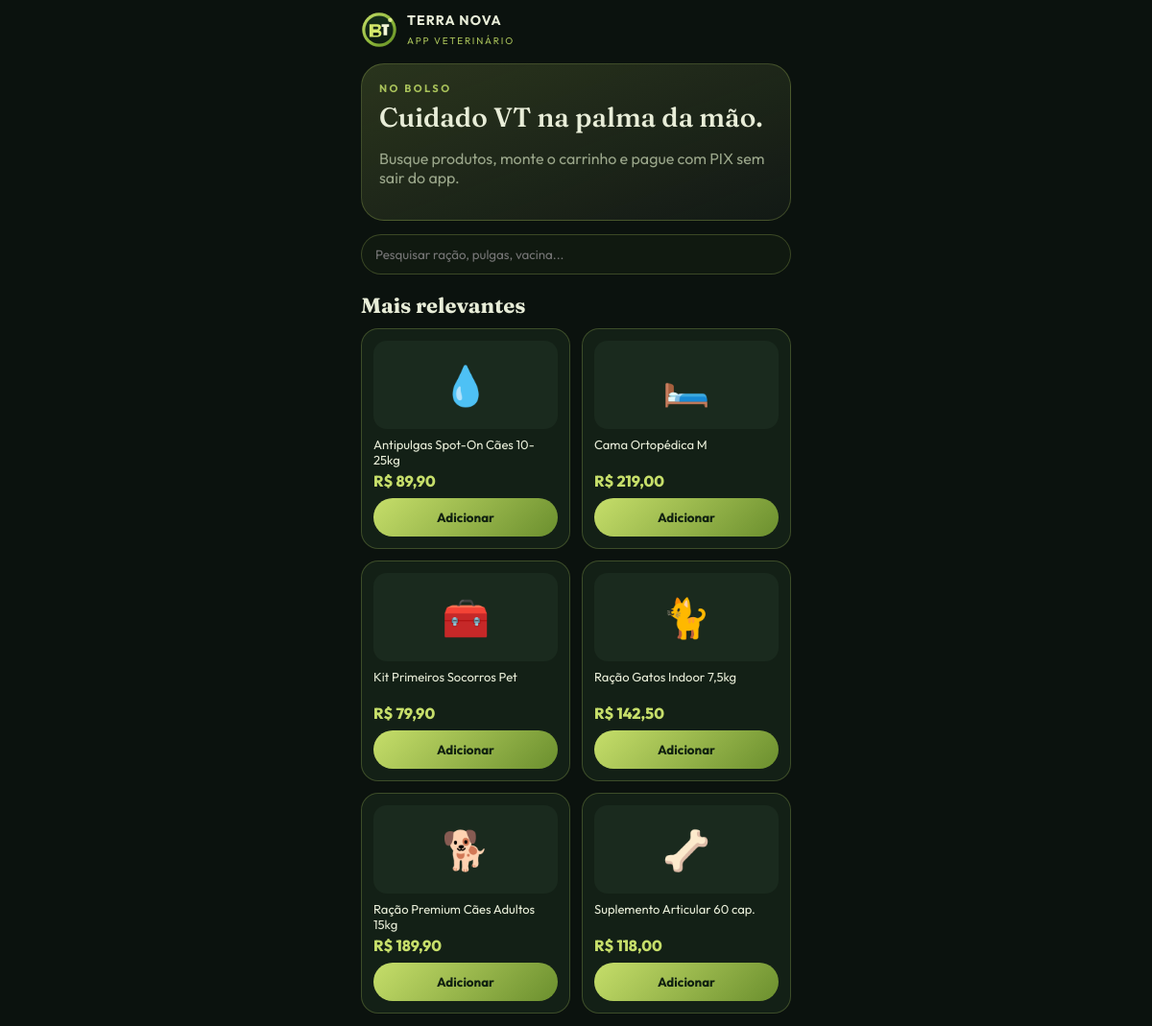
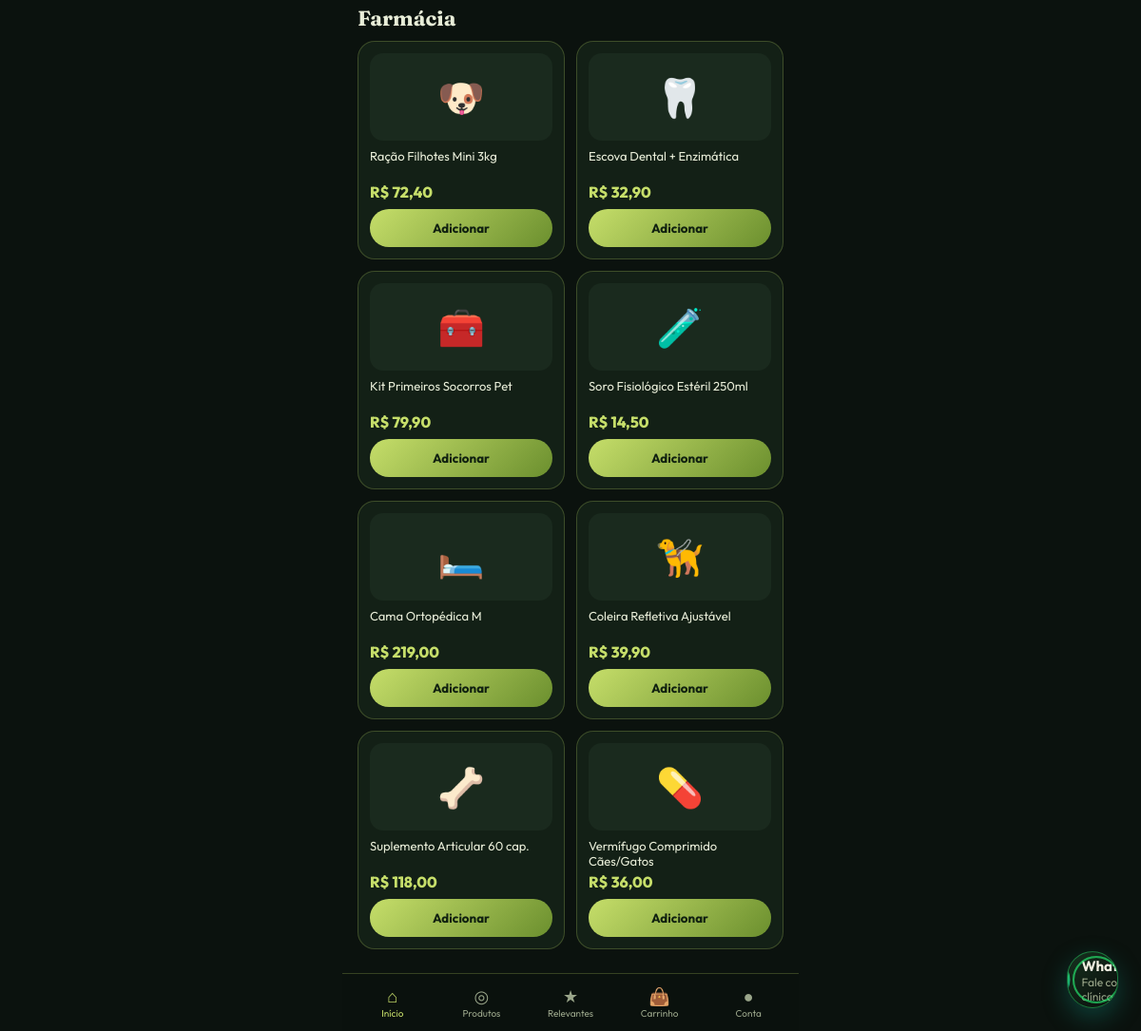
/m/, run on the app's committed database (2 pictures, top to bottom).
### store/models.py (models this page shows, shortened)
class Product(models.Model):
    category = models.ForeignKey(Category, on_delete=models.PROTECT, related_name='products')
    name = models.CharField('Nome', max_length=160)
    slug = models.SlugField(unique=True, blank=True)
    description = models.TextField('Descrição')
    price = models.DecimalField('Preço', max_digits=10, decimal_places=2)
    stock = models.PositiveIntegerField('Estoque', default=0)
    featured = models.BooleanField('Mais relevante', default=False)
    active = models.BooleanField('Ativo', default=True)
    emoji = models.CharField('Emoji', max_length=8, default='🦴')
    accent = models.CharField('Cor de destaque', max_length=16, default='#A8C15A')
    created_at = models.DateTimeField(auto_now_add=True)
    class Meta:
        verbose_name = 'Produto'
        verbose_name_plural = 'Produtos'
        ordering = ['-featured', 'name']

### store/mobile_views.py (the view)
# urls.py: path('m/', mobile_views.app_inicio, name='app_inicio'),
def app_inicio(request):
    _mark_app(request)
    featured = Product.objects.filter(active=True, featured=True)[:6]
    latest = Product.objects.filter(active=True).order_by('-created_at')[:8]
    return render(request, 'mobile/inicio.html', {
        'featured': featured,
        'latest': latest,
        'app_tab': 'inicio',
    })

### store/cart.py (called while the page is built)
def _secret() -> bytes:
    return settings.SECRET_KEY.encode()

def new_token() -> str:
    raw = f'{time.time_ns()}'
    return hmac.new(_secret(), raw.encode(), hashlib.sha256).hexdigest()

def ensure_token(session) -> str:
    token = session.get(TOKEN_KEY)
    if not token:
        token = new_token()
        session[TOKEN_KEY] = token
        session.modified = True
    return token

def get_items(session) -> dict:
    return session.get(CART_KEY, {})

def count(session) -> int:
    return sum(int(q) for q in get_items(session).values())

### store/context_processors.py (called while the page is built)
def cart_context(request):
    items_map = cart.get_items(request.session)
    qty = cart.count(request.session)
    return {
        'cart_count': qty,
        'cart_has_items': qty > 0,
        'cart_ids': list(items_map.keys()),
    }

def brand_context(request):
    number = ''.join(ch for ch in str(getattr(settings, 'CLINIC_WHATSAPP', '5511999999999')) if ch.isdigit()) or '5511999999999'
    msg = quote('Ola TERRA NOVA, vim pelo app.')
    return {
        'clinic_name': getattr(settings, 'CLINIC_NAME', 'TERRA NOVA'),
        'clinic_pix_key': getattr(settings, 'CLINIC_PIX_KEY', ''),
        'clinic_whatsapp': number,
        'whatsapp_url': f'https://wa.me/{number}?text={msg}',
        'meta_description': 'Clínica e farmácia veterinária TERRA NOVA. Produtos, app PWA, carrinho seguro e PIX.',
    }

def push_context(request):
    from . import webpush
    return {'vapid_public_key': webpush.public_key()}

### store/mobile_views.py (called while the page is built)
def _mark_app(request):
    request.session['from_app'] = True

### store/webpush.py (called while the page is built)
def load_vapid():
    env_pub = os.environ.get('VAPID_PUBLIC_KEY', '').strip()
    env_pem = os.environ.get('VAPID_PRIVATE_PEM', '').strip()
    if env_pub and env_pem:
        return env_pub, env_pem.replace('\\n', '\n')
    path = Path(settings.BASE_DIR) / 'terranova' / 'vapid.json'
    if path.exists():
        data = json.loads(path.read_text())
        return data['public_key'], data['private_pem']
    return '', ''

def public_key() -> str:
    return load_vapid()[0]

### templates/mobile/inicio.html (shortened to what this page needs)
{% extends 'mobile/base.html' %}
{% block content %}
<section class="hero-app">
  <div class="kicker">NO BOLSO</div>
  <h1>Cuidado VT na palma da mão.</h1>
  <p class="muted">Busque produtos, monte o carrinho e pague com PIX sem sair do app.</p>
</section>
<form class="search" action="{% url 'store:app_produtos' %}" method="get">
  <input name="q" placeholder="Pesquisar ração, pulgas, vacina...">
</form>
<h2 style="font-family:var(--serif);font-size:22px;margin:18px 0 10px">Mais relevantes</h2>
<div class="grid">
  {% for p in featured %}{% include 'mobile/_card.html' %}{% endfor %}
</div>
<h2 style="font-family:var(--serif);font-size:22px;margin:18px 0 10px">Farmácia</h2>
<div class="grid">
  {% for p in latest %}{% include 'mobile/_card.html' %}{% endfor %}
</div>
{% endblock %}

### templates/mobile/_card.html (shortened to what this page needs)
<article class="card">
  <a href="{% url 'store:app_produto' p.slug %}">
    <div class="thumb">{{ p.emoji }}</div>
    <div style="font-size:13px;min-height:36px">{{ p.name }}</div>
    <div class="price">R$ {{ p.price|floatformat:2 }}</div>
  </a>
  <form method="post" action="{% url 'store:adicionar' p.id %}" style="margin-top:8px">
    <button class="btn btn-cana" type="submit">Adicionar</button>
  </form>
</article>

### static/css/app.css (style rules this page uses)
:root { --cana: #A8C15A; --cana-2: #C6DE6A; --forest: #0B120E; --panel: #132016; --stroke: rgba(168,193,90,.28); --ink: #E8EDD8; --muted: #9AA68A; --gold: #C4A35A; --safe-top: env(safe-area-inset-top); --safe-bot: env(safe-area-inset-bottom); --font: "Outfit", system-ui, sans-serif; --serif: "Fraunces", Georgia, serif; }
* { box-sizing: border-box; -webkit-tap-highlight-color: transparent; }
html, body { margin: 0; background: var(--forest); color: var(--ink); font-family: var(--font); }
body { min-height: 100dvh; }
a { color: inherit; text-decoration: none; }
button, input, select, textarea { font-family: inherit; }
.search input { width: 100%; border: 1px solid var(--stroke); background: #101910; color: var(--ink); border-radius: 999px; padding: 12px 14px; outline: none; }
.hero-app { background: linear-gradient(160deg, rgba(168,193,90,.2), rgba(255,255,255,.03)); border: 1px solid var(--stroke); border-radius: 24px; padding: 18px; margin: 14px 0; }
.hero-app h1 { font-family: var(--serif); font-size: 28px; margin: 6px 0 8px; font-weight: 560; }
.muted { color: var(--muted); }
.kicker { color: var(--cana); letter-spacing: .22em; font-size: 11px; font-weight: 700; }
.grid { display: grid; grid-template-columns: 1fr 1fr; gap: 12px; }
.card { background: var(--panel); border: 1px solid var(--stroke); border-radius: 18px; padding: 12px; }
.thumb { height: 92px; display: grid; place-items: center; font-size: 40px; background: #1a2a1e; border-radius: 14px; margin-bottom: 8px; }
.price { color: var(--cana-2); font-weight: 800; }
.btn { border: 0; border-radius: 999px; padding: 12px 16px; font-weight: 700; width: 100%; }
.btn-cana { background: linear-gradient(135deg, #C6DE6A, #6B8F2E); color: #102010; }

### data on the page
Product: emoji "💧", name "Antipulgas Spot-On Cães 10-25kg", price "89,90"
Product: emoji "🛏️", name "Cama Ortopédica M", price "219,00"
Product: emoji "🧰", name "Kit Primeiros Socorros Pet", price "79,90"
Product: emoji "🐈", name "Ração Gatos Indoor 7,5kg", price "142,50"
Product: emoji "🐕", name "Ração Premium Cães Adultos 15kg", price "189,90"
Product: emoji "🦴", name "Suplemento Articular 60 cap.", price "118,00"
Product: emoji "🐶", name "Ração Filhotes Mini 3kg", price "72,40"
Product: emoji "🦷", name "Escova Dental + Enzimática", price "32,90"
Product: emoji "🧪", name "Soro Fisiológico Estéril 250ml", price "14,50"
Product: emoji "🦮", name "Coleira Refletiva Ajustável", price "39,90"
Product: emoji "💊", name "Vermífugo Comprimido Cães/Gatos", price "36,00"
